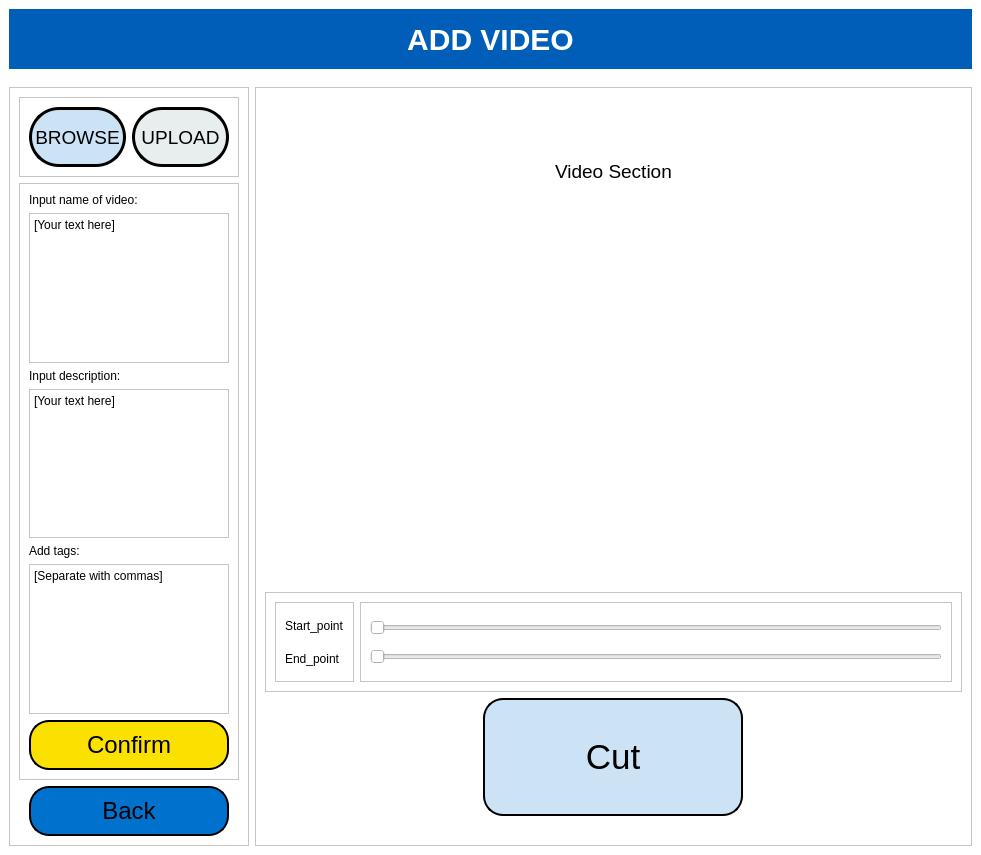
<?xml version="1.0" encoding="UTF-8"?>
<ui version="4.0">
 <class>video_addition</class>
 <widget class="QFrame" name="video_addition">
  <property name="geometry">
   <rect>
    <x>0</x>
    <y>0</y>
    <width>981</width>
    <height>855</height>
   </rect>
  </property>
  <property name="sizePolicy">
   <sizepolicy hsizetype="Preferred" vsizetype="Preferred">
    <horstretch>0</horstretch>
    <verstretch>0</verstretch>
   </sizepolicy>
  </property>
  <property name="minimumSize">
   <size>
    <width>800</width>
    <height>600</height>
   </size>
  </property>
  <property name="maximumSize">
   <size>
    <width>16000</width>
    <height>16777215</height>
   </size>
  </property>
  <property name="windowTitle">
   <string>Frame</string>
  </property>
  <property name="styleSheet">
   <string notr="true">background-color: rgb(255, 255, 255);</string>
  </property>
  <layout class="QVBoxLayout" name="verticalLayout">
   <property name="spacing">
    <number>0</number>
   </property>
   <property name="sizeConstraint">
    <enum>QLayout::SetDefaultConstraint</enum>
   </property>
   <property name="leftMargin">
    <number>0</number>
   </property>
   <property name="topMargin">
    <number>0</number>
   </property>
   <property name="rightMargin">
    <number>0</number>
   </property>
   <property name="bottomMargin">
    <number>0</number>
   </property>
   <item>
    <widget class="QFrame" name="title_frame">
     <property name="maximumSize">
      <size>
       <width>16000</width>
       <height>100</height>
      </size>
     </property>
     <property name="frameShape">
      <enum>QFrame::NoFrame</enum>
     </property>
     <property name="frameShadow">
      <enum>QFrame::Raised</enum>
     </property>
     <layout class="QHBoxLayout" name="horizontalLayout">
      <item>
       <widget class="QLabel" name="title">
        <property name="minimumSize">
         <size>
          <width>0</width>
          <height>60</height>
         </size>
        </property>
        <property name="maximumSize">
         <size>
          <width>16000</width>
          <height>16777215</height>
         </size>
        </property>
        <property name="font">
         <font>
          <family>Arial</family>
          <pointsize>-1</pointsize>
          <weight>75</weight>
          <bold>true</bold>
         </font>
        </property>
        <property name="styleSheet">
         <string notr="true">background-color: #005EB8;
color: rgb(255, 255, 255);
padding: 15px;
font-size: 30px</string>
        </property>
        <property name="text">
         <string>ADD VIDEO</string>
        </property>
        <property name="alignment">
         <set>Qt::AlignCenter</set>
        </property>
       </widget>
      </item>
     </layout>
    </widget>
   </item>
   <item>
    <widget class="QFrame" name="_frame">
     <property name="maximumSize">
      <size>
       <width>16000</width>
       <height>16777215</height>
      </size>
     </property>
     <property name="frameShape">
      <enum>QFrame::NoFrame</enum>
     </property>
     <property name="frameShadow">
      <enum>QFrame::Raised</enum>
     </property>
     <layout class="QVBoxLayout" name="verticalLayout_2">
      <property name="spacing">
       <number>0</number>
      </property>
      <property name="leftMargin">
       <number>0</number>
      </property>
      <property name="topMargin">
       <number>0</number>
      </property>
      <property name="rightMargin">
       <number>0</number>
      </property>
      <property name="bottomMargin">
       <number>0</number>
      </property>
      <item>
       <widget class="QFrame" name="content_frame">
        <property name="maximumSize">
         <size>
          <width>16000</width>
          <height>16777215</height>
         </size>
        </property>
        <property name="styleSheet">
         <string notr="true">color: rgb(0, 0, 0);
</string>
        </property>
        <property name="frameShape">
         <enum>QFrame::NoFrame</enum>
        </property>
        <property name="frameShadow">
         <enum>QFrame::Raised</enum>
        </property>
        <layout class="QHBoxLayout" name="horizontalLayout_2">
         <item>
          <widget class="QFrame" name="text_frame">
           <property name="maximumSize">
            <size>
             <width>16000</width>
             <height>16777215</height>
            </size>
           </property>
           <property name="frameShape">
            <enum>QFrame::StyledPanel</enum>
           </property>
           <property name="frameShadow">
            <enum>QFrame::Raised</enum>
           </property>
           <layout class="QVBoxLayout" name="verticalLayout_3">
            <item>
             <widget class="QFrame" name="states">
              <property name="sizePolicy">
               <sizepolicy hsizetype="Preferred" vsizetype="Maximum">
                <horstretch>0</horstretch>
                <verstretch>0</verstretch>
               </sizepolicy>
              </property>
              <property name="maximumSize">
               <size>
                <width>16000</width>
                <height>300</height>
               </size>
              </property>
              <property name="styleSheet">
               <string notr="true">QPushButton{
		border-radius: 30px;
		border-style:solid;
  		border-width:3px;
		border-color: rgb(0, 0, 0);
}</string>
              </property>
              <property name="frameShape">
               <enum>QFrame::StyledPanel</enum>
              </property>
              <property name="frameShadow">
               <enum>QFrame::Raised</enum>
              </property>
              <layout class="QHBoxLayout" name="horizontalLayout_3">
               <item>
                <widget class="QPushButton" name="browse_button">
                 <property name="minimumSize">
                  <size>
                   <width>60</width>
                   <height>60</height>
                  </size>
                 </property>
                 <property name="maximumSize">
                  <size>
                   <width>16000</width>
                   <height>16777215</height>
                  </size>
                 </property>
                 <property name="font">
                  <font>
                   <family>Arial</family>
                   <pointsize>14</pointsize>
                  </font>
                 </property>
                 <property name="styleSheet">
                  <string notr="true">background-color: #CCE3F5;</string>
                 </property>
                 <property name="text">
                  <string>BROWSE</string>
                 </property>
                </widget>
               </item>
               <item>
                <widget class="QPushButton" name="upload_button">
                 <property name="minimumSize">
                  <size>
                   <width>60</width>
                   <height>60</height>
                  </size>
                 </property>
                 <property name="maximumSize">
                  <size>
                   <width>16000</width>
                   <height>16777215</height>
                  </size>
                 </property>
                 <property name="font">
                  <font>
                   <family>Arial</family>
                   <pointsize>14</pointsize>
                  </font>
                 </property>
                 <property name="styleSheet">
                  <string notr="true">background-color: #E8EDEE;</string>
                 </property>
                 <property name="text">
                  <string>UPLOAD</string>
                 </property>
                </widget>
               </item>
              </layout>
             </widget>
            </item>
            <item>
             <widget class="QFrame" name="input_area">
              <property name="maximumSize">
               <size>
                <width>16000</width>
                <height>16777215</height>
               </size>
              </property>
              <property name="frameShape">
               <enum>QFrame::StyledPanel</enum>
              </property>
              <property name="frameShadow">
               <enum>QFrame::Raised</enum>
              </property>
              <layout class="QVBoxLayout" name="verticalLayout_7">
               <item>
                <widget class="QLabel" name="video_name_title">
                 <property name="maximumSize">
                  <size>
                   <width>16000</width>
                   <height>16777215</height>
                  </size>
                 </property>
                 <property name="font">
                  <font>
                   <family>Arial</family>
                   <weight>50</weight>
                   <bold>false</bold>
                  </font>
                 </property>
                 <property name="text">
                  <string>Input name of video:</string>
                 </property>
                </widget>
               </item>
               <item>
                <widget class="QTextEdit" name="video_name_editor">
                 <property name="sizePolicy">
                  <sizepolicy hsizetype="Preferred" vsizetype="Preferred">
                   <horstretch>0</horstretch>
                   <verstretch>0</verstretch>
                  </sizepolicy>
                 </property>
                 <property name="maximumSize">
                  <size>
                   <width>16777215</width>
                   <height>600</height>
                  </size>
                 </property>
                 <property name="font">
                  <font>
                   <family>Arial</family>
                  </font>
                 </property>
                 <property name="html">
                  <string>&lt;!DOCTYPE HTML PUBLIC &quot;-//W3C//DTD HTML 4.0//EN&quot; &quot;http://www.w3.org/TR/REC-html40/strict.dtd&quot;&gt;
&lt;html&gt;&lt;head&gt;&lt;meta name=&quot;qrichtext&quot; content=&quot;1&quot; /&gt;&lt;style type=&quot;text/css&quot;&gt;
p, li { white-space: pre-wrap; }
&lt;/style&gt;&lt;/head&gt;&lt;body style=&quot; font-family:'Arial'; font-size:9pt; font-weight:400; font-style:normal;&quot;&gt;
&lt;p style=&quot; margin-top:0px; margin-bottom:0px; margin-left:0px; margin-right:0px; -qt-block-indent:0; text-indent:0px;&quot;&gt;&lt;span style=&quot; font-family:'SimSun';&quot;&gt;[Your text here]&lt;/span&gt;&lt;/p&gt;&lt;/body&gt;&lt;/html&gt;</string>
                 </property>
                </widget>
               </item>
               <item>
                <widget class="QLabel" name="description">
                 <property name="font">
                  <font>
                   <family>Arial</family>
                   <weight>50</weight>
                   <bold>false</bold>
                  </font>
                 </property>
                 <property name="text">
                  <string>Input description:</string>
                 </property>
                </widget>
               </item>
               <item>
                <widget class="QTextEdit" name="description_editor">
                 <property name="sizePolicy">
                  <sizepolicy hsizetype="Preferred" vsizetype="Preferred">
                   <horstretch>0</horstretch>
                   <verstretch>0</verstretch>
                  </sizepolicy>
                 </property>
                 <property name="font">
                  <font>
                   <family>Arial</family>
                  </font>
                 </property>
                 <property name="html">
                  <string>&lt;!DOCTYPE HTML PUBLIC &quot;-//W3C//DTD HTML 4.0//EN&quot; &quot;http://www.w3.org/TR/REC-html40/strict.dtd&quot;&gt;
&lt;html&gt;&lt;head&gt;&lt;meta name=&quot;qrichtext&quot; content=&quot;1&quot; /&gt;&lt;style type=&quot;text/css&quot;&gt;
p, li { white-space: pre-wrap; }
&lt;/style&gt;&lt;/head&gt;&lt;body style=&quot; font-family:'Arial'; font-size:9pt; font-weight:400; font-style:normal;&quot;&gt;
&lt;p style=&quot; margin-top:0px; margin-bottom:0px; margin-left:0px; margin-right:0px; -qt-block-indent:0; text-indent:0px;&quot;&gt;&lt;span style=&quot; font-family:'SimSun';&quot;&gt;[Your text here]&lt;/span&gt;&lt;/p&gt;&lt;/body&gt;&lt;/html&gt;</string>
                 </property>
                </widget>
               </item>
               <item>
                <widget class="QLabel" name="tags">
                 <property name="font">
                  <font>
                   <family>Arial</family>
                   <weight>50</weight>
                   <bold>false</bold>
                  </font>
                 </property>
                 <property name="text">
                  <string>Add tags:</string>
                 </property>
                </widget>
               </item>
               <item>
                <widget class="QTextEdit" name="tags_editor">
                 <property name="sizePolicy">
                  <sizepolicy hsizetype="Preferred" vsizetype="Preferred">
                   <horstretch>0</horstretch>
                   <verstretch>0</verstretch>
                  </sizepolicy>
                 </property>
                 <property name="font">
                  <font>
                   <family>Arial</family>
                  </font>
                 </property>
                 <property name="html">
                  <string>&lt;!DOCTYPE HTML PUBLIC &quot;-//W3C//DTD HTML 4.0//EN&quot; &quot;http://www.w3.org/TR/REC-html40/strict.dtd&quot;&gt;
&lt;html&gt;&lt;head&gt;&lt;meta name=&quot;qrichtext&quot; content=&quot;1&quot; /&gt;&lt;style type=&quot;text/css&quot;&gt;
p, li { white-space: pre-wrap; }
&lt;/style&gt;&lt;/head&gt;&lt;body style=&quot; font-family:'Arial'; font-size:9pt; font-weight:400; font-style:normal;&quot;&gt;
&lt;p style=&quot; margin-top:0px; margin-bottom:0px; margin-left:0px; margin-right:0px; -qt-block-indent:0; text-indent:0px;&quot;&gt;&lt;span style=&quot; font-family:'SimSun';&quot;&gt;[Separate with commas]&lt;/span&gt;&lt;/p&gt;&lt;/body&gt;&lt;/html&gt;</string>
                 </property>
                </widget>
               </item>
               <item>
                <widget class="QPushButton" name="confirm_button">
                 <property name="minimumSize">
                  <size>
                   <width>70</width>
                   <height>50</height>
                  </size>
                 </property>
                 <property name="maximumSize">
                  <size>
                   <width>200</width>
                   <height>200</height>
                  </size>
                 </property>
                 <property name="font">
                  <font>
                   <family>Arial</family>
                   <pointsize>18</pointsize>
                  </font>
                 </property>
                 <property name="styleSheet">
                  <string notr="true">border: 2px solid;
background-color: rgb(250, 225, 0);
border-radius:20px;
color: rgb(0, 0, 0);</string>
                 </property>
                 <property name="text">
                  <string>Confirm</string>
                 </property>
                </widget>
               </item>
              </layout>
             </widget>
            </item>
            <item alignment="Qt::AlignHCenter">
             <widget class="QPushButton" name="back_button">
              <property name="minimumSize">
               <size>
                <width>200</width>
                <height>50</height>
               </size>
              </property>
              <property name="maximumSize">
               <size>
                <width>200</width>
                <height>200</height>
               </size>
              </property>
              <property name="font">
               <font>
                <family>Arial</family>
                <pointsize>18</pointsize>
               </font>
              </property>
              <property name="styleSheet">
               <string notr="true">background-color: #0072CE; COLOR: #000000;
border-radius:20px;border: 2px solid;</string>
              </property>
              <property name="text">
               <string>Back</string>
              </property>
             </widget>
            </item>
           </layout>
          </widget>
         </item>
         <item>
          <widget class="QFrame" name="video_trimmer">
           <property name="frameShape">
            <enum>QFrame::StyledPanel</enum>
           </property>
           <property name="frameShadow">
            <enum>QFrame::Raised</enum>
           </property>
           <layout class="QVBoxLayout" name="verticalLayout_4">
            <item>
             <spacer name="horizontalSpacer">
              <property name="orientation">
               <enum>Qt::Horizontal</enum>
              </property>
              <property name="sizeType">
               <enum>QSizePolicy::Preferred</enum>
              </property>
              <property name="sizeHint" stdset="0">
               <size>
                <width>30</width>
                <height>15</height>
               </size>
              </property>
             </spacer>
            </item>
            <item alignment="Qt::AlignHCenter">
             <widget class="QLabel" name="label">
              <property name="font">
               <font>
                <family>Arial</family>
                <pointsize>14</pointsize>
               </font>
              </property>
              <property name="text">
               <string>Video Section</string>
              </property>
             </widget>
            </item>
            <item>
             <widget class="QLabel" name="video">
              <property name="minimumSize">
               <size>
                <width>0</width>
                <height>350</height>
               </size>
              </property>
              <property name="text">
               <string/>
              </property>
             </widget>
            </item>
            <item>
             <widget class="QFrame" name="slider">
              <property name="maximumSize">
               <size>
                <width>16777215</width>
                <height>100</height>
               </size>
              </property>
              <property name="frameShape">
               <enum>QFrame::StyledPanel</enum>
              </property>
              <property name="frameShadow">
               <enum>QFrame::Raised</enum>
              </property>
              <layout class="QHBoxLayout" name="horizontalLayout_4">
               <item>
                <widget class="QFrame" name="Slider_title">
                 <property name="maximumSize">
                  <size>
                   <width>100</width>
                   <height>16777215</height>
                  </size>
                 </property>
                 <property name="frameShape">
                  <enum>QFrame::StyledPanel</enum>
                 </property>
                 <property name="frameShadow">
                  <enum>QFrame::Raised</enum>
                 </property>
                 <layout class="QVBoxLayout" name="verticalLayout_5">
                  <item>
                   <widget class="QLabel" name="Start">
                    <property name="font">
                     <font>
                      <family>Arial</family>
                      <pointsize>9</pointsize>
                      <weight>50</weight>
                      <bold>false</bold>
                     </font>
                    </property>
                    <property name="text">
                     <string>Start_point</string>
                    </property>
                   </widget>
                  </item>
                  <item>
                   <widget class="QLabel" name="End">
                    <property name="font">
                     <font>
                      <family>Arial</family>
                      <weight>50</weight>
                      <bold>false</bold>
                     </font>
                    </property>
                    <property name="text">
                     <string>End_point</string>
                    </property>
                   </widget>
                  </item>
                 </layout>
                </widget>
               </item>
               <item>
                <widget class="QFrame" name="Slider_frame">
                 <property name="frameShape">
                  <enum>QFrame::StyledPanel</enum>
                 </property>
                 <property name="frameShadow">
                  <enum>QFrame::Raised</enum>
                 </property>
                 <layout class="QVBoxLayout" name="verticalLayout_6">
                  <item>
                   <widget class="QSlider" name="start_slider">
                    <property name="orientation">
                     <enum>Qt::Horizontal</enum>
                    </property>
                   </widget>
                  </item>
                  <item>
                   <widget class="QSlider" name="end_slider">
                    <property name="orientation">
                     <enum>Qt::Horizontal</enum>
                    </property>
                   </widget>
                  </item>
                 </layout>
                </widget>
               </item>
              </layout>
             </widget>
            </item>
            <item alignment="Qt::AlignHCenter">
             <widget class="QPushButton" name="cut_button">
              <property name="minimumSize">
               <size>
                <width>260</width>
                <height>65</height>
               </size>
              </property>
              <property name="maximumSize">
               <size>
                <width>260</width>
                <height>400</height>
               </size>
              </property>
              <property name="font">
               <font>
                <family>Arial</family>
                <pointsize>26</pointsize>
               </font>
              </property>
              <property name="styleSheet">
               <string notr="true">border: 2px solid;
border-radius:20px;
background-color: rgb(204, 227, 245);</string>
              </property>
              <property name="text">
               <string>Cut</string>
              </property>
             </widget>
            </item>
            <item>
             <spacer name="horizontalSpacer_3">
              <property name="orientation">
               <enum>Qt::Horizontal</enum>
              </property>
              <property name="sizeHint" stdset="0">
               <size>
                <width>40</width>
                <height>20</height>
               </size>
              </property>
             </spacer>
            </item>
           </layout>
          </widget>
         </item>
        </layout>
       </widget>
      </item>
     </layout>
    </widget>
   </item>
  </layout>
 </widget>
 <resources/>
 <connections/>
</ui>
